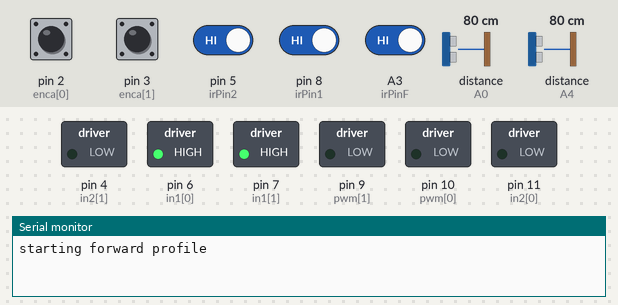
The sketch below on a simulated Arduino Uno, built with avr-gcc and run on an emulated ATmega328P. On the bench: switched loads named in the sketch (green lamp = pin HIGH), the last lines printed to the serial monitor. Wiring (inferred from the names in the program): 2 × ultrasonic range finder: trigger A1, echo A0 / trigger A5, echo A4. The test bench sets the inputs (shaded band); at power-on: A3 (irPinF), pin 2 (enca[0]), pin 3 (enca[1]), pin 5 (irPin2), pin 8 (irPin1) HIGH, distance to the obstacle (sensors on A4, A0) 80 cm. The echo pulse lasts 58.3 µs per cm; pins used as bus, display or sensor lines are not drawn.

Above: at 1.2 s.
1.3 s: distance to the obstacle (sensor on A4) set to 2 cm
At 2.0 s:
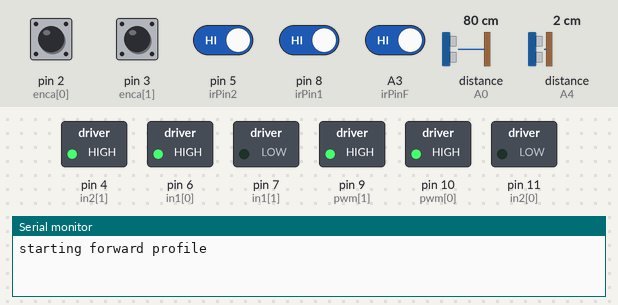
At 3.1 s:
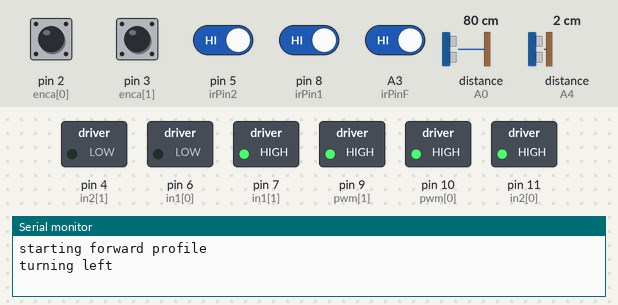
4.3 s: distance to the obstacle (sensor on A0) set to 9 cm
7.3 s: A3 (irPinF) driven LOW
10.3 s: pin 5 (irPin2) driven LOW
13.3 s: distance to the obstacle (sensor on A4) set to 10 cm
16.0 s: A3 (irPinF) driven HIGH
At 20.9 s:
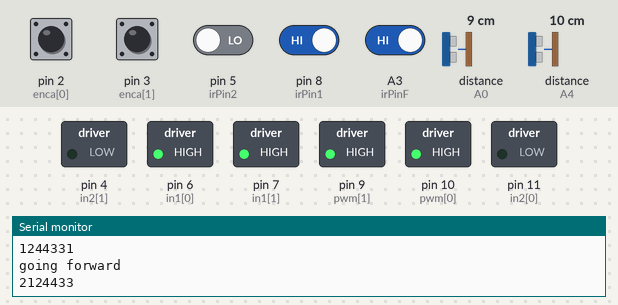
Timing chart, 0 to 22.4 s (numbered marks = the images above; inputs shaded):
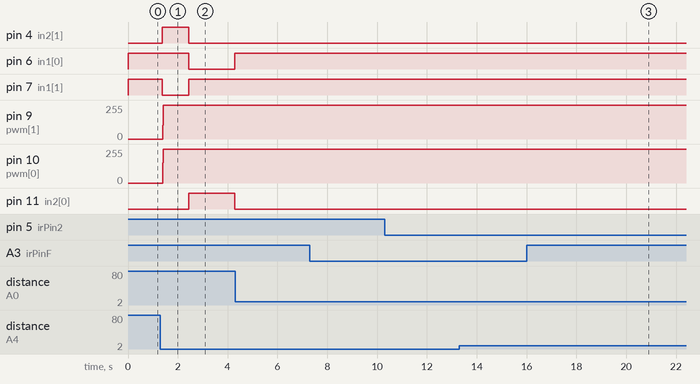

The sketch:

mazerunner.ino
```cpp
#include "systick.h"
#include "simplepid.h"
#include "motors.h"
#include "encoders.h"
#include "sensors.h"
#include "config.h"

// Motor Pins
extern const int enca[NMOTORS]; // only pins 2 and 3 are external interrupt capable on arduino uno
extern const int encb[NMOTORS];
extern const int pwm[NMOTORS]; // blue:10
extern const int in1[NMOTORS];
extern const int in2[NMOTORS]; // green:11

bool is_goal_reached = false;
bool new_start = false;

// Globals
float prevMillis = 0;
int counter = 0;
long target[NMOTORS] = {0, 0};
float cross_track_error = 0;
float error1 = 0;
float error2 = 0;

// PID class instances
extern SimplePID pid[NMOTORS];

int path[PATH_SIZE] = {0};// 1 left, 2 forward, 3 right, 4 backwards
int nodeIdx = 0;// index to last node

// data of distances taken from ultra sonics
float distances_left[5] = {0};
float distances_right[5] = {0};

// medians of distances from left and right
float distance_left;
float distance_right;

void setup() {
    Serial.begin(115200); // prev 115200
    setup_systick();

    for (int k = 0; k < NMOTORS; k++) {
        pinMode(enca[k], INPUT);
        pinMode(encb[k], INPUT);
        pinMode(pwm[k], OUTPUT);
        pinMode(in1[k], OUTPUT);
        pinMode(in2[k], OUTPUT);

        pid[k].setParams(kP, kI, kD, 255);
    }
    pinMode(irPin1, INPUT);
    pinMode(irPin2, INPUT);
    pinMode(irPinF, INPUT);
    pinMode(trigPin1, OUTPUT);
    pinMode(echoPin1, INPUT);
    pinMode(trigPin2, OUTPUT);
    pinMode(echoPin2, INPUT);

    // TCCR2B = TCCR2B & B11111000 | B00000001; // for PWM frequency of 31372.55 Hz
    bitClear(TCCR1B, CS11);
    bitSet(TCCR1B, CS10);

    attachInterrupt(digitalPinToInterrupt(enca[0]), readEncoder<0>, RISING);
    attachInterrupt(digitalPinToInterrupt(enca[1]), readEncoder<1>, RISING);

    Serial.println("starting forward profile");
}

bool is_turning = false;

int newIdx = 0;

void loop() {
    getUltrasDistances();
    if (is_turning == false) {

        if (distance_left < 5)
            error1--;
        if (distance_right < 5)
            error1++;
        if (distance_left > 9 && distance_left < 20)
            error2++;
        if (distance_right > 9 && distance_right < 20)
            error2--;
        cross_track_error = error1 + 0.5 * error2;
    }
    int irPins[3];
    irPins[0] = digitalRead(irPin1);
    irPins[1] = digitalRead(irPin2);
    irPins[2] = digitalRead(irPinF);

    if (irPins[2] == 0) {
        forward.stop();
    }

    float currMillis = millis() / 1000;
    if (currMillis - prevMillis >= WAITING_TIME) {
        is_turning = false;
        if (new_start == true) {
            if (newIdx >= nodeIdx) {
                while (true) {
                    // do nothing
                }
            }
            if (path[newIdx] == 1) {
                turn_left(currMillis);
                newIdx++;
                is_turning = true;
            } else if (path[newIdx] == 2) {
                move_forward(currMillis);
                newIdx++;
            } else if (path[newIdx] == 3) {
                turn_right(currMillis);
                newIdx++;
                is_turning = true;
            } else if (path[newIdx] == 4) {
                turn_around(currMillis);
                newIdx++;
                is_turning = true;
            }
        } else if (is_goal_reached == true) {
            simplify_path();
            new_start = true;
            prevMillis = currMillis * 1.2;
            is_goal_reached = false;
        }
            // left hand algorithm
        else if (irPins[0] == 1 && path[nodeIdx - 1] != 1 && path[nodeIdx - 1] != 3 && path[nodeIdx - 1] != 4) {
            turn_left(currMillis);
            path[nodeIdx] = 1;
            is_turning = true;
            update_idx();
        } else if (irPins[2] == 1) {
            move_forward(currMillis);
            path[nodeIdx] = 2;
            update_idx();
        } else if (irPins[1] == 1) {
            turn_right(currMillis);
            path[nodeIdx] = 3;
            is_turning = true;
            update_idx();
        } else {
            turn_around(currMillis);
            path[nodeIdx] = 4;
            is_turning = true;
            update_idx();
        }

        check_goal();

        // end of left hand algorithm
    }

}


bool arraysEqual(int arr1[], int arr2[], int size) {
    for (int i = 0; i < size; i++) {
        if (arr1[i] != arr2[i]) {
            return false;
        }
    }
    return true;
}

void check_goal() {
    if (nodeIdx < 7) {
        return;
    }
    int goal1[] = {2, 3, 2, 3, 2, 3, 2};
    int goal2[] = {2, 1, 2, 1, 2, 1, 2};
    int state[7] = {0};
    int k = 6;
    for (int i = nodeIdx - 1; i > nodeIdx - 8; i--) {
        state[k] = path[i];
        Serial.print(state[k]);
        k--;
    }
    Serial.println();
    if (arraysEqual(goal1, state, 7) == true || arraysEqual(goal2, state, 7) == true) {
        is_goal_reached = true;
        Serial.println("goal reached");
    }
}

void simplify_path() {
    // initialize variables
    int current_direction = 0;
    int previous_direction = 0;
    int count = 0;
    int new_path[PATH_SIZE];

    // loop through the original path array
    for (int i = 0; i < nodeIdx; i++) {
        current_direction = path[i];
        // check if the current direction is the opposite of the previous direction
        if ((current_direction == 1 && previous_direction == 3) ||
            (current_direction == 3 && previous_direction == 1) ||
            (current_direction == 2 && previous_direction == 4) ||
            (current_direction == 4 && previous_direction == 2)) {
            // if so, remove the last movement from the new path array
            if (count > 0) {
                count--;
            }
        } else {
            // otherwise, add the current movement to the new path array
            new_path[count] = current_direction;
            count++;
        }
        previous_direction = current_direction;
    }

    // update the global path array with the new path
    for (int i = 0; i < count; i++) {
        path[i] = new_path[i];
    }
    nodeIdx = count;
}


void move_forward(float currMillis) {
    forward.start(CELL_DIMENSION * PULSES_PER_CM, FORWARD_SPEED * PULSES_PER_CM, 0, 96 * PULSES_PER_CM);
    prevMillis = currMillis;
    Serial.println("going forward");
}

void turn_left(float currMillis) {
    rotation.start(EIGHTH_TURN_CM * PULSES_PER_CM, TURN_LEFT_RIGHT * PULSES_PER_CM, 0, 96 * PULSES_PER_CM);
    prevMillis = currMillis;
    Serial.println("turning left");
}

void turn_right(float currMillis) {
    rotation.start(-EIGHTH_TURN_CM * PULSES_PER_CM, TURN_LEFT_RIGHT * PULSES_PER_CM, 0, 96 * PULSES_PER_CM);
    prevMillis = currMillis;
    Serial.println("turning right");
}

void turn_around(float currMillis) {
    rotation.start(2 * EIGHTH_TURN_CM * PULSES_PER_CM, TURN_180 * PULSES_PER_CM, 0, 96 * PULSES_PER_CM);
    prevMillis = currMillis;
    Serial.println("going backwards :(");
}

void is_it_finished(Profile motion) {
    while (motion.is_finished() == false) {

    }
}

void update_idx() {
    nodeIdx = (nodeIdx + 1) % PATH_SIZE;
}

// Calculate the median value of an array
float median(float arr[], int size) {
    if (size % 2 == 0) {
        // Average of the two middle values if there are an even number of elements
        return (arr[size / 2 - 1] + arr[size / 2]) / 2.0;
    } else {
        // Middle value if there are an odd number of elements
        return arr[size / 2];
    }
}

void getUltrasDistances() {
    float distances_left[5] = {0};
    float distances_right[5] = {0};

    // Take 10 measurements for each ultrasonic sensor
    for (int i = 0; i < 5; i++) {
        distances_left[i] = measureDistance(echoPin1, trigPin1);
        distances_right[i] = measureDistance(echoPin2, trigPin2);
    }

    // Bubble sort the arrays of distances
    int n = 5;
    for (int i = 0; i < n - 1; i++) {
        for (int j = 0; j < n - i - 1; j++) {
            if (distances_left[j] > distances_left[j + 1]) {
                float temp = distances_left[j];
                distances_left[j] = distances_left[j + 1];
                distances_left[j + 1] = temp;
            }
            if (distances_right[j] > distances_right[j + 1]) {
                float temp = distances_right[j];
                distances_right[j] = distances_right[j + 1];
                distances_right[j + 1] = temp;
            }
        }
    }

    // Calculate the median distance for both left and right
    distance_left = median(distances_left, 5);
    distance_right = median(distances_right, 5);
}
```

encoders.cpp
```cpp
#include "encoders.h"
#include "config.h"
#include "Arduino.h"
#include <util/atomic.h>

extern const int encb[];
volatile long posi[NMOTORS] = {0,0};
long pos[NMOTORS];

// Read the position in an atomic block to avoid a potential misread
void update_position() {
  ATOMIC_BLOCK(ATOMIC_RESTORESTATE){
    for(int k = 0; k < NMOTORS; k++){
      pos[k] = posi[k];
    }
  }
}
```

encoders.h
```cpp
#include "config.h"
#ifndef ENCODERS_H
#define ENCODERS_H

extern const int encb[];
extern volatile long posi[NMOTORS];
extern long pos[NMOTORS];

template <int j>
void readEncoder(){
  int b = digitalRead(encb[j]);
  if(b > 0){
    posi[j]++;
  }
  else{
    posi[j]--;
  }
}

extern void update_position();

#endif
```

motors.cpp
```cpp
#include "motors.h"
#include "config.h"
#include "simplepid.h"
#include "encoders.h"
#include "profile.h"
#include "Arduino.h"

Profile forward;
Profile rotation;

extern volatile long posi[NMOTORS];
extern long target[NMOTORS];
extern long pos[NMOTORS];
extern SimplePID pid[NMOTORS];

// Motor Pins
extern const int enca[NMOTORS]; // only pins 2 and 3 are external interrupt capable on arduino uno
extern const int encb[NMOTORS];
extern const int pwm[NMOTORS];  // blue:10
extern const int in1[NMOTORS];
extern const int in2[NMOTORS];  // green:11

void setMotor(int dir, int pwmVal, int pwm, int in1, int in2){
  analogWrite(pwm,pwmVal);
  if(dir == 1){
    digitalWrite(in1,HIGH);
    digitalWrite(in2,LOW);
  }
  else if(dir == -1){
    digitalWrite(in1,LOW);
    digitalWrite(in2,HIGH);
  }
  else{
    digitalWrite(in1,LOW);
    digitalWrite(in2,LOW);
  }
}

// loop through the motors
void update_motors(float cross_track_error, float error_factor) {
  int pwr, dir, target;
  float deltaT = time_difference();
  for (int k = 0; k < NMOTORS; k++) {
    target = forward.position()+(2*k-1)*(rotation.position() + error_factor*cross_track_error);
    // evaluate the control signal
    pid[k].evalu(pos[k], (1+k * WHEEL_PERIMETER_ERROR) * target, deltaT, pwr, dir);
    // signal the motor
    setMotor(dir,pwr,pwm[k],in1[k],in2[k]);
    // Serial.print("pos ");
    // Serial.print(k);
    // Serial.print(":");
    // Serial.print(pos[k]);
    // Serial.print(",");
  }
  // Serial.println();

}
```

motors.h
```cpp
#include "config.h"
#include "simplepid.h"
#include "encoders.h"
#include "profile.h"
#include "Arduino.h"
#ifndef MOTORS_H
#define MOTORS_H

void setMotor(int dir, int pwmVal, int pwm, int in1, int in2);

void update_motors(float cross_track_error, float error_factor);

#endif
```

profile.h
```cpp
#ifndef PROFILE_H
#define PROFILE_H

#include "encoders.h"
#include "config.h"
#include <Arduino.h>
#include <util/atomic.h>
//***************************************************************************//
class Profile;

extern Profile forward;
extern Profile rotation;

enum ProfileState : uint8_t {
  CS_IDLE = 0,
  CS_ACCELERATING = 1,
  CS_BRAKING = 2,
  CS_FINISHED = 3,
};

class Profile {
  public:
  void reset() {
    ATOMIC_BLOCK(ATOMIC_RESTORESTATE) {
      m_position = 0;
      m_speed = 0;
      m_target_speed = 0;
      m_state = CS_IDLE;
    }
  }

  void clear_counters() {
    ATOMIC_BLOCK(ATOMIC_RESTORESTATE) {
      m_position = 0;
    }
  }

  bool is_finished() { return m_state == CS_FINISHED; }

  void start(float distance, float top_speed, float final_speed, float acceleration) {
    m_sign = (distance < 0) ? -1 : +1;
    if (distance < 0) {
      distance = -distance;
    }
    if (distance < 1.0) {
      m_state = CS_FINISHED;
      return;
    }
    if (final_speed > top_speed) {
      final_speed = top_speed;
    }

    // m_position = 0;
    m_final_position = m_position + m_sign * distance;
    m_target_speed = m_sign * fabsf(top_speed);
    m_final_speed = m_sign * fabsf(final_speed);
    m_acceleration = fabsf(acceleration);
    if (m_acceleration >= 1) {
      m_one_over_acc = 1.0f / m_acceleration;
    } else {
      m_one_over_acc = 1.0;
    }
    m_state = CS_ACCELERATING;
  }

  void stop() {
    ATOMIC_BLOCK(ATOMIC_RESTORESTATE) {
      m_target_speed = 0;
    }
    finish();
  }

  void finish() {
    ATOMIC_BLOCK(ATOMIC_RESTORESTATE) {
      m_speed = m_target_speed;
      m_state = CS_FINISHED;
    }
  }

  void set_state(ProfileState state) { m_state = state; }

  float get_braking_distance() {
    return fabsf(m_speed * m_speed - m_final_speed * m_final_speed) * 0.5 * m_one_over_acc;
  }

  float position() {
    float pos;
    ATOMIC_BLOCK(ATOMIC_RESTORESTATE) {
      pos = m_position;
    }
    return pos;
  }

  float speed() {
    float speed;
    ATOMIC_BLOCK(ATOMIC_RESTORESTATE) {
      speed = m_speed;
    }
    return speed;
  }

  float increment() {
    float inc;
    ATOMIC_BLOCK(ATOMIC_RESTORESTATE) {
      inc = m_speed * LOOP_INTERVAL;
    }
    return inc;
  }

  float acceleration() {
    float acc;
    ATOMIC_BLOCK(ATOMIC_RESTORESTATE) {
      acc = m_acceleration;
    }
    return acc;
  }

  void set_speed(float speed) {
    ATOMIC_BLOCK(ATOMIC_RESTORESTATE) {
      m_speed = speed;
    }
  }
  void set_target_speed(float speed) {
    ATOMIC_BLOCK(ATOMIC_RESTORESTATE) {
      m_target_speed = speed;
    }
  }

  // normally only used to alter position for forward error correction
  void adjust_position(float adjustment) {
    ATOMIC_BLOCK(ATOMIC_RESTORESTATE) { m_position += adjustment; }
  }

  void set_position(float position) {
    ATOMIC_BLOCK(ATOMIC_RESTORESTATE) { m_position = position; }
  }

  // update is called from within systick and should be safe from interrupts
  void update() {
    if (m_state == CS_IDLE) {
      return;
    }
    float delta_v = m_acceleration * LOOP_INTERVAL;
    float remaining = fabsf(m_final_position - m_position);
    if (m_state == CS_ACCELERATING) {
      if (remaining < get_braking_distance()) {
        m_state = CS_BRAKING;
        if (m_final_speed == 0) {
          m_target_speed = m_sign * 5.0f;
        } else {
          m_target_speed = m_final_speed;
        };
      }
    }
    // try to reach the target speed
    if (m_speed < m_target_speed) {
      m_speed += delta_v;
      if (m_speed > m_target_speed) {
        m_speed = m_target_speed;
      }
    }
    if (m_speed > m_target_speed) {
      m_speed -= delta_v;
      if (m_speed < m_target_speed) {
        m_speed = m_target_speed;
      }
    }
    // increment the position
    m_position += m_speed * LOOP_INTERVAL;
    if (m_state != CS_FINISHED && remaining < 0.125) {
      m_state = CS_FINISHED;
      m_target_speed = m_final_speed;
    }
  }

  private:
  volatile uint8_t m_state = CS_IDLE;
  volatile float m_speed = 0;
  volatile float m_position = 0;
  int8_t m_sign = 1;
  float m_acceleration = 0;
  float m_one_over_acc = 1;
  float m_target_speed = 0;
  float m_final_speed = 0;
  float m_final_position = 0;
};

#endif
```

sensors.cpp
```cpp
#include "sensors.h"
#include "Arduino.h"

// measure distance with ultrasonic sensor
float measureDistance(int echoPin, int trigPin) {
  digitalWrite(trigPin, LOW);
  delayMicroseconds(2);
  digitalWrite(trigPin, HIGH);
  delayMicroseconds(10);
  digitalWrite(trigPin,LOW);
  long duration = pulseIn(echoPin, HIGH, 38000);
  float distance = duration * 0.034 / 2;
  if (distance == 0)
    distance = 200;
  return distance;
}
```

sensors.h
```cpp
#ifndef SENSORS_H
#define SENSORS_H

float measureDistance(int echoPin, int trigPin);

#endif
```

simplepid.cpp
```cpp
#include "simplepid.h"
#include "config.h"
#include <Arduino.h>

// PID class instances
SimplePID pid[NMOTORS];

long prevT = 0;

// time difference
float time_difference() {
  long currT = micros();
  float deltaT = ((float) (currT - prevT))/( 1.0e6 );
  prevT = currT;
  return deltaT;
}
```

simplepid.h
```cpp
#include "config.h"
#include <Arduino.h>
#ifndef SIMPLEPID_H
#define SIMPLEPID_H

// A class to compute the control signal
class SimplePID{
  private:
    float kp, kd, ki, umax; // Parameters
    float eprev, eintegral; // Storage

  public:
  // Constructor
  SimplePID() : kp(1), kd(0), ki(0), umax(255), eprev(0.0), eintegral(0.0){}

  // A function to set the parameters
  void setParams(float kpIn, float kdIn, float kiIn, float umaxIn){
    kp = kpIn; kd = kdIn; ki = kiIn; umax = umaxIn;
  }

  // A function to compute the control signal
  void evalu(int value, int target, float deltaT, int &pwr, int &dir){
    // error
    int e = target - value;

    // derivative
    float dedt = (e-eprev)/(deltaT);

    // integral
    eintegral = eintegral + e*deltaT;

    // control signal
    float u = kp*e + kd*dedt + ki*eintegral;

    // motor power
    pwr = (int) fabs(u);
    if( pwr > umax ){
      pwr = umax;
    }

    // motor direction
    dir = 1;
    if(u<0){
      dir = -1;
    }

    // store previous error
    eprev = e;
  }

};

float time_difference();

#endif
```

systick.h
```cpp
#ifndef SYSTICK_H
#define SYSTICK_H

void setup_systick();

#endif
```

Source omitted: systick.cpp (1919 bytes), config.h (1235 bytes)

Measured:
- after the input at 1.3 s, pin 4 (in2[1]): LOW → HIGH after 0.08 s, → LOW 1.1 s later; pin 6 (in1[0]): HIGH → LOW after 1.1 s instead of 0.75 s; pin 7 (in1[1]): HIGH → LOW after 0.08 s, → HIGH 1.1 s later; pin 11 (in2[0]): LOW → HIGH after 1.1 s instead of 0.75 s
- after the input at 16.0 s, pin 6 (in1[0]): stays HIGH (without the input it goes to LOW after 8.9 s); pin 11 (in2[0]): stays LOW (without the input it goes to HIGH after 8.9 s)
